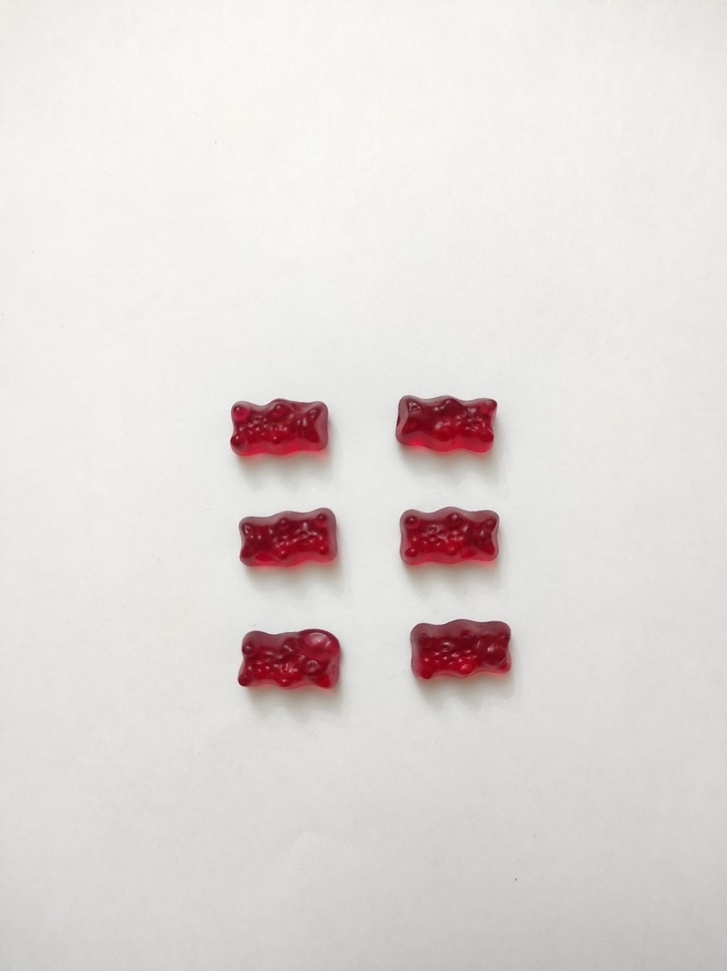
%> input picture E21/haribo.jpg, 727 x 971 px, shrunk from 1032 x 1379 before the run
$ octave E21.m   (GNU Octave 9; MATLAB toolbox functions it lacks are replaced by stand-ins)
%> lines starting %> are read from the running program, lines starting %| are printed output that depends on the picture; in (x1, y1, x2, y2) boxes, pixels count from 0 and x2, y2 are one past the last pixel; in counts of white or black regions, pixels touching at a corner belong together; the program's own positions count from 1
clc; clear; close all; warning off all;
image=imread("haribo.jpg");
%> image is the input picture: size 971x727x3 uint8; mean R, G, B 224.3, 218.8, 215.7
imshow(image)
g=im2gray(image);
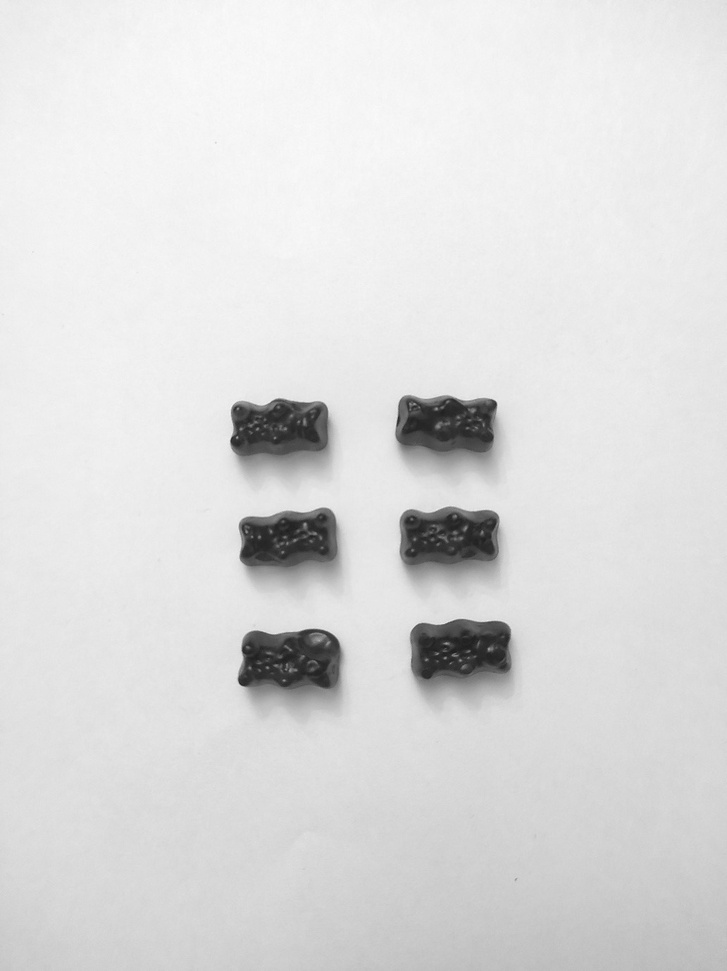
%> g: size 971x727 uint8; min 28, max 250, mean 220.2
imshow(g)
imhist(g)
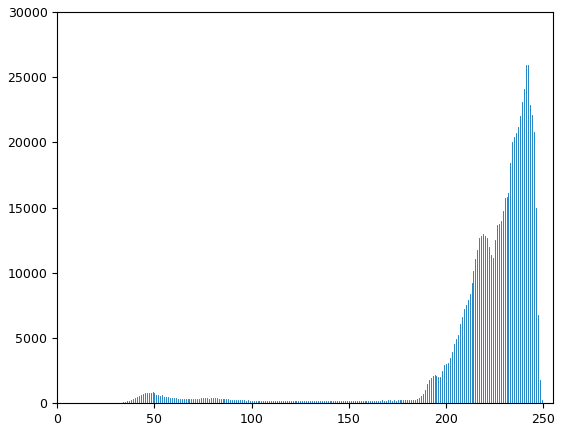
%> figure redrawn from the program's plot data; highest point at x = 241, y = 25916
bw=g>160;
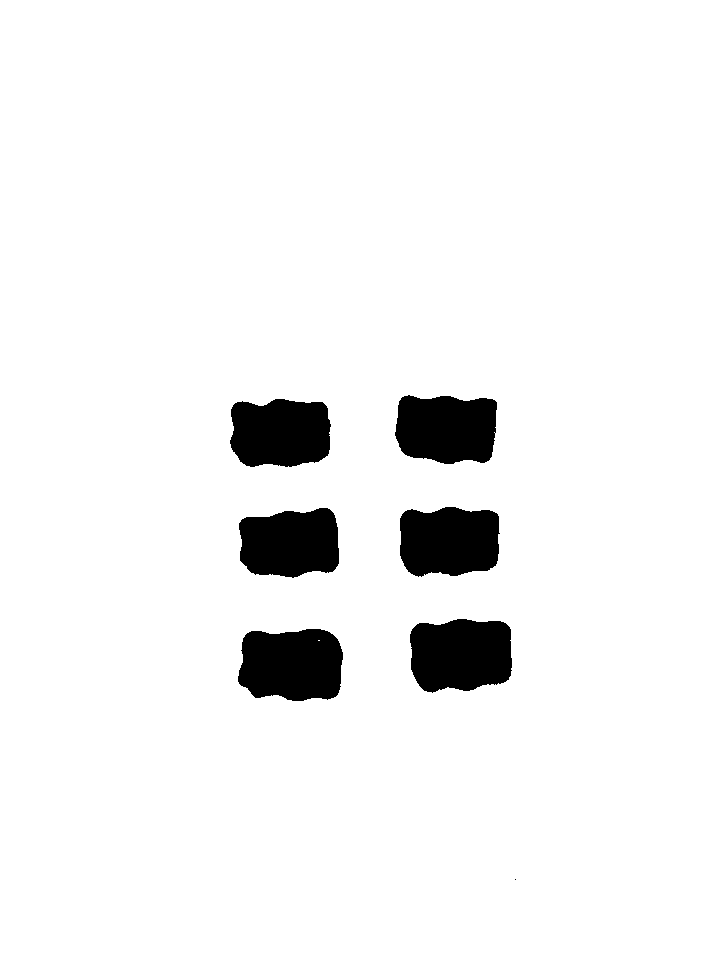
%> bw: size 971x727 logical; 94.8% white; 7 black regions (1 under 20 px), largest, box (x1, y1, x2, y2) and area: (238, 629, 343, 701) 6453, (410, 619, 512, 693) 6436, (400, 507, 500, 577) 6042, (395, 395, 497, 464) 5994, (230, 399, 331, 467) 5914, (239, 508, 339, 578) 5812
imshow(bw)
se=strel('disk',4);
afterOpening=imopen(bw,se);
%> afterOpening: size 971x727 logical; 94.8% white; 7 black regions (1 under 20 px), largest, box (x1, y1, x2, y2) and area: (238, 629, 343, 701) 6459, (410, 619, 512, 693) 6447, (400, 507, 500, 577) 6052, (395, 395, 497, 464) 5998, (230, 399, 331, 467) 5920, (239, 508, 339, 578) 5817
imshow(afterOpening);
afterClosing=imclose(afterOpening,se);
%> afterClosing: size 971x727 logical; 94.8% white; 6 black regions, box (x1, y1, x2, y2) and area: (238, 629, 343, 701) 6457, (410, 619, 512, 692) 6445, (400, 507, 499, 577) 6045, (395, 396, 497, 464) 5991, (230, 399, 331, 467) 5916, (239, 508, 339, 577) 5812
imshow(afterClosing);
imshowpair(image,afterOpening,'montage');
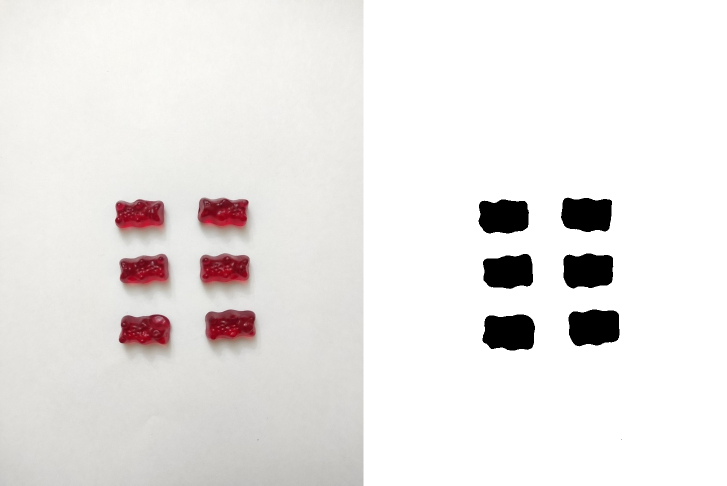
%> displayed picture: size 971x1454x3, on the screen's scale of 0 to 255 (shown at 1/2 size); mean R, G, B 233.5, 230.7, 229.2
imshowpair(image,afterClosing,'montage');
[L,num]=bwlabel(~afterClosing,4);
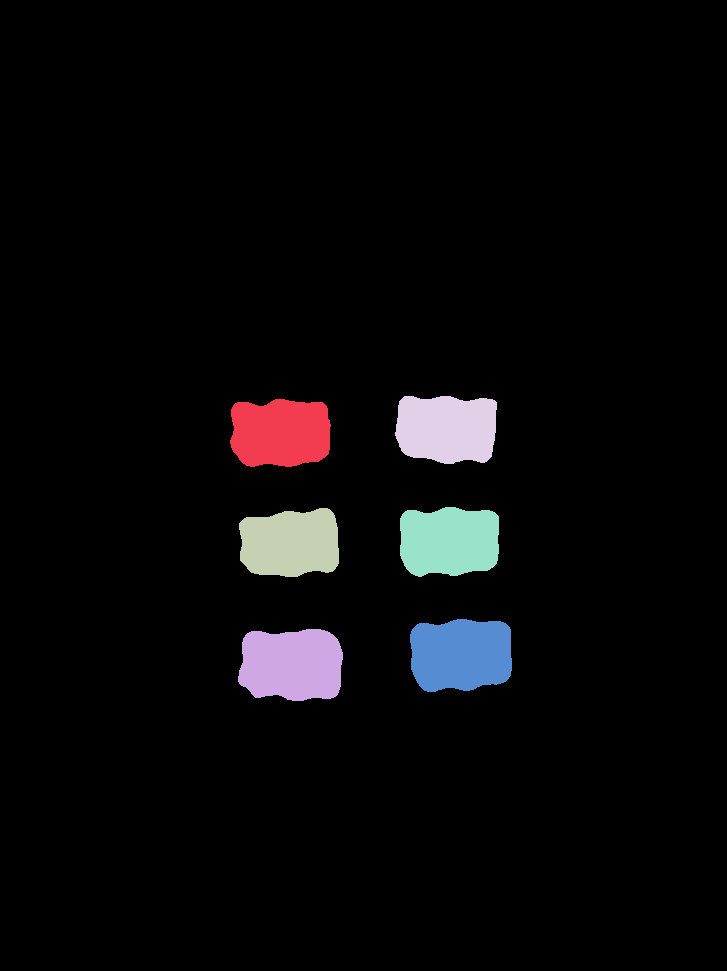
%> L: size 971x727 double; 7 distinct labels, from 0 to 6; one colour per label, 0 black
%> num = 6
